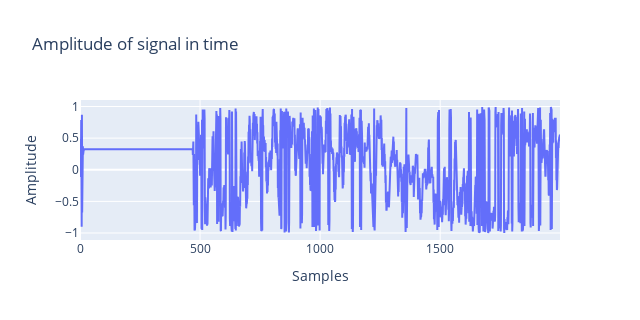

This figure's notebook cell:
### Markdown cell above
# Recorded audible audio

### Code cell
wd = r"C:/Users/levyg/Documents/MEGA/Repositories/mems2sd_esp32/data/"

data, fs = sf.read( file = wd+'T2M16_29oct2021_001',
                    samplerate = 44100,
                    channels = 1,
                    endian = 'BIG',
                    format = 'RAW',
                    subtype = 'PCM_16')

plotArray(np.arange(2000), data[:2000], text='(t,s)', title='Amplitude of signal in time', xlabel='Samples', ylabel='Amplitude')

### Figure 1 — Plotly figure (JSON) as saved in the notebook; plotly's stock layout.template omitted (floating-point values rounded to 4 significant figures; data arrays with more than 128 entries replaced by an {"elided": "..."} marker saying what was removed)
{"data": [{"name": "analog", "text": "(t,s)", "type": "scatter", "x": {"elided": "2000 int values"}, "xaxis": "x", "y": {"elided": "2000 float values"}, "yaxis": "y"}], "layout": {"height": 320, "title": {"text": "Amplitude of signal in time"}, "width": 640, "xaxis": {"anchor": "y", "domain": [0, 1], "showgrid": true, "title": {"text": "Samples"}}, "yaxis": {"anchor": "x", "domain": [0, 1], "showgrid": true, "title": {"text": "Amplitude"}}}}
